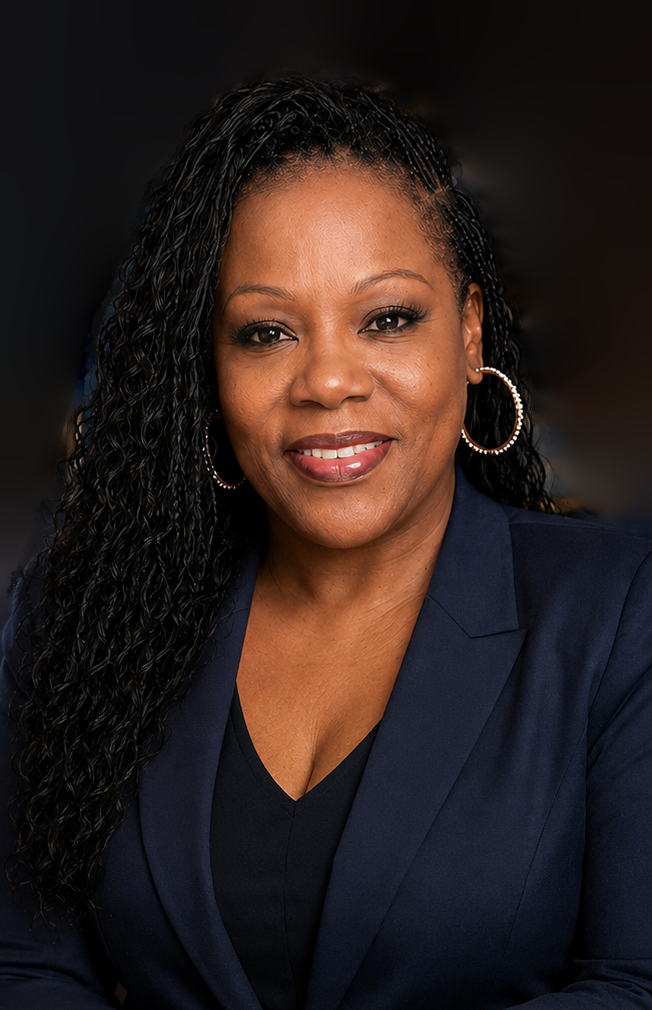
#> input picture TEMPLATES/denise-wilson-headshot-cutout-hires.png, 652 x 1010 px
$ python -i signature_authority.py   (imports and definitions only)
#> lines starting #> are read from the running program, lines starting #| are printed output that depends on the picture
"""Signature Authority renderer, v2 (Oct 31 2026): matches Denise's example slides in TEMPLATES/signature-authority-examples/
(10 x 4:5 examples + template guide + 1:1 headshot slide). Spec: TEMPLATES/SIGNATURE_AUTHORITY.md.

Look: warm, sunlit lifestyle photo stays vivid; a LEFT navy gradient behind the text fades to the clear photo on the right,
plus a navy fade at the bottom for the footer (no even dark overlay). Anton headline: line 1 white, line 2 coral.
Big Montserrat body, 4 short bullets with big filled check bubbles, sage BUYER TIP / coral SELLER TIP pill top-left,
footer "BUYER & SELLER TIPS" + "N / 10 →".

Usage (from a carousel's build/build_slides.py):
    import sys; sys.path.insert(0, "/workspace/repos/lir-carousels/TEMPLATES"); import signature_authority as sa
    SL = [sa.cover(...), sa.stats(...), sa.edu(...)*7, sa.cta(...)]
    for fmt in ("4x5", "1x1", "9x16"): sa.build(SL, carousel_dir, build_dir, pdf_name, series="buyer", fmt=fmt)
Outputs (design approved by Denise Oct 31 2026):
  4x5  1080x1350 Instagram:      slide-NN.png, <pdf_name>, slides.zip
  1x1  1080x1080 Facebook Page:  slides-1x1/slide-NN.png, <pdf>-1x1.pdf, slides-1x1.zip
  9x16 1080x1920 TikTok native:  slides-9x16/slide-NN.png, <pdf>-9x16.pdf, slides-9x16.zip
     TikTok safe zones kept clear of text: top 150px, bottom 350px, right 140px (footer sits at bottom:360px, right:160px).
Per-slide, per-format tweaks: xy_1x1 / xy_9x16 (photo focal point), css_1x1 / css_9x16 (extra CSS).
"""
import os, html, subprocess, zipfile
from PIL import Image, ImageEnhance, ImageFilter, ImageOps
Image.MAX_IMAGE_PIXELS = None

NAVY, NAVY_RGB, SAGE, CORAL, WHITE = "#0E3042", "14,48,66", "#A9C9B8", "#E38B6C", "#F5F3EE"
W, H = 1080, 1350   # 4:5 base; other sizes in FMTS
FMTS = {"4x5": (1080, 1350), "1x1": (1080, 1080), "9x16": (1080, 1920)}
L = 58            # left margin (examples sit ~40-60px in)
GF = "/usr/share/fonts/truetype/sand-box/google"
TPL = os.path.dirname(os.path.abspath(__file__))
HEADSHOT = os.path.join(TPL, "denise-wilson-headshot-cutout-hires.png")   # real headshot, background removed (Denise's hi-res portrait sent Oct 31; crop: denise-wilson-headshot-hires-crop.png)
FONTS = (f"@font-face{{font-family:Anton;src:url('file://{GF}/Anton/Anton-Regular.ttf')}}"
         f"@font-face{{font-family:Mont;src:url('file://{GF}/Montserrat/Montserrat-VariableFont_wght.ttf');font-weight:100 900}}"
         f"@font-face{{font-family:Script;src:url('file://{GF}/Great Vibes/GreatVibes-Regular.ttf')}}")

def check(color):
    return (f"<svg viewBox='0 0 40 40' class='ck'><circle cx='20' cy='20' r='20' fill='{color}'/>"
            "<path d='M11 20.5l6 6 12-13' fill='none' stroke='#fff' stroke-width='4.2' stroke-linecap='round' stroke-linejoin='round'/></svg>")
EHO = ("<svg viewBox='0 0 48 46' class='eho'><path d='M24 2L1 20h6v24h34V20h6z' fill='none' stroke='#fff' stroke-width='3.4' stroke-linejoin='round'/>"
       "<rect x='14' y='22' width='20' height='4.4' fill='#fff'/><rect x='14' y='31' width='20' height='4.4' fill='#fff'/></svg>")

def warm(im, bright=1.06, sat=1.12, gold=1.0):
    """Warm, sunlit, vivid grade (never dark): lift, golden balance, +saturation, light sharpen."""
    im = Image.blend(im, ImageOps.autocontrast(im, cutoff=0.4), 0.3)
    R, G, B = im.split()
    R = R.point(lambda v: min(255, int(v*(1+.05*gold)+4*gold))); G = G.point(lambda v: min(255, int(v*(1+.015*gold)+1)))
    B = B.point(lambda v: int(v*(1-.075*gold)))
    im = Image.merge("RGB", (R, G, B))
    im = im.point(lambda v: int(255*(v/255)**(1/bright)))
    im = ImageEnhance.Color(im).enhance(sat); im = ImageEnhance.Contrast(im).enhance(1.04)
    return im.filter(ImageFilter.UnsharpMask(1.0, 60, 2))

# [6 lines left out: function crop, not called in this run]

def hl(s):   # "line one|line two" -> white line + coral line
    a, _, b = s.partition("|")
    return html.escape(a) + (f"<br><span class='co'>{html.escape(b)}</span>" if b else "")

def css(W, H): return f"""*{{margin:0;padding:0;box-sizing:border-box}}html,body{{width:{W}px;height:{H}px;overflow:hidden;background:{NAVY}}}
.s{{position:relative;width:{W}px;height:{H}px;overflow:hidden;font-family:Mont;color:#fff}}
.ph{{position:absolute;inset:0;background-size:cover;background-position:center}}
.gl{{position:absolute;inset:0;background:linear-gradient(90deg,rgba({NAVY_RGB},.93) 0,rgba({NAVY_RGB},.84) 30%,rgba({NAVY_RGB},.52) 50%,rgba({NAVY_RGB},.12) 66%,rgba({NAVY_RGB},0) 76%)}}
.gt{{position:absolute;left:0;right:0;top:0;height:170px;background:linear-gradient(180deg,rgba({NAVY_RGB},.38),rgba({NAVY_RGB},0))}}
.gb{{position:absolute;left:0;right:0;bottom:0;height:300px;background:linear-gradient(180deg,rgba({NAVY_RGB},0) 0,rgba({NAVY_RGB},.62) 55%,rgba({NAVY_RGB},.9) 100%)}}
.tag{{position:absolute;left:{L}px;top:46px;color:{NAVY};font-weight:700;font-size:38px;letter-spacing:.02em;padding:10px 22px 9px;border-radius:9px;z-index:3}}
.c{{position:absolute;left:{L}px;top:150px;width:690px;z-index:3}}
h1{{font-family:Anton;font-weight:400;font-size:92px;line-height:1.02;letter-spacing:.004em;text-transform:uppercase;text-shadow:0 3px 18px rgba(0,0,0,.35)}}
.co{{color:{CORAL}}}
p.b{{font-size:33px;line-height:1.3;font-weight:500;margin-top:24px;max-width:600px;text-shadow:0 2px 12px rgba(0,0,0,.4)}}
ul{{list-style:none;margin-top:34px}}
li{{display:flex;align-items:center;font-weight:600;font-size:32px;white-space:nowrap;line-height:1.2;margin-bottom:22px;text-shadow:0 2px 12px rgba(0,0,0,.45)}}
.ck{{flex:0 0 auto;width:52px;height:52px;margin-right:20px;filter:drop-shadow(0 2px 6px rgba(0,0,0,.25))}}
.ft{{position:absolute;left:{L}px;right:{L}px;bottom:46px;display:flex;justify-content:space-between;align-items:flex-end;z-index:3;
 font-weight:600;font-size:23px;letter-spacing:.12em;text-shadow:0 1px 8px rgba(0,0,0,.5)}}
.ft .ln{{display:block;width:46px;height:3px;background:{CORAL};margin-bottom:14px}}
.ft .pg{{letter-spacing:.06em;font-size:25px}}
"""
CSS = css(W, H)

def foot(n, total, left="BUYER &amp; SELLER TIPS"):
    return f"<div class='ft'><div><span class='ln'></span>{left}</div><div class='pg'>{n} / {total} →</div></div>"

def cover(photo, lead, script, sub_html, **k): return dict(kind="cover", photo=photo, lead=lead, script=script, sub=sub_html, **k)
def edu(photo, head, body, items, **k):         return dict(kind="edu", photo=photo, head=head, body=body, items=items, **k)
def stats(head, rows, takeaway, source, **k):  return dict(kind="stats", head=head, rows=rows, takeaway=takeaway, source=source, **k)
def cta(photo, contact, **k):                   return dict(kind="cta", photo=photo, contact=contact, **k)

# [54 lines left out: function inner, not called in this run]

def page(inner_html, extra, w=W, h=H):
    return (f"<!doctype html><html><head><meta charset='utf-8'><style>{FONTS}{css(w, h)}{extra}</style></head>"
            f"<body><div class='s'>{inner_html}</div></body></html>")

# [5 lines left out: function render, not called in this run]

N_ = "14,48,66"
# Size adaptations, appended after each slide kind's own CSS (4x5 uses none, so the approved 4:5 renders exactly as before).
OVR = {
 "1x1": {
  "all":   ".ft{bottom:40px}.gb{height:250px}",
  "edu":   ".tag{top:40px}.c{top:136px}",
  "cover": ".box{top:44px}.cv{top:196px}",
  "stats": ".tag{top:40px}.st{top:142px}h1{font-size:76px}.rows{margin-top:28px}.row{padding:16px 28px;margin-bottom:13px}"
           ".row .v{font-size:58px}.row .z{font-size:21px}.row .y{font-size:25px}p.b{font-size:30px;margin-top:22px;max-width:640px}.src{font-size:19px;margin-top:12px}",
  "cta":   ".ct{top:56px}.lt{font-size:92px}.lt2{font-size:38px;margin-top:10px}.card{top:318px}.nm{font-size:84px}"
           ".hs{right:-50px;height:860px}.eq{margin-top:24px}",
 },
 "9x16": {
  "all":   f".ft{{bottom:360px;right:160px}}.gb{{height:640px;background:linear-gradient(180deg,rgba({N_},0) 0,rgba({N_},.55) 38%,rgba({N_},.84) 62%,rgba({N_},.88) 100%)}}"
           f".gt{{height:330px}}.tag{{top:176px}}",
  "edu":   f".gl{{background:linear-gradient(90deg,rgba({N_},.93) 0,rgba({N_},.86) 40%,rgba({N_},.66) 62%,rgba({N_},.3) 80%,rgba({N_},0) 93%)}}"
           ".tag{font-size:42px}.c{top:370px;width:870px}h1{font-size:118px}p.b{font-size:46px;max-width:820px;margin-top:34px}"
           "ul{margin-top:52px}li{font-size:46px;margin-bottom:34px}.ck{width:72px;height:72px;margin-right:26px}",
  "cover": f".gl{{background:linear-gradient(90deg,rgba({N_},.82) 0,rgba({N_},.62) 40%,rgba({N_},.2) 66%,rgba({N_},0) 80%)}}"
           ".box{top:176px}.b1{font-size:54px}.b2{font-size:22px}.cv{top:430px;width:880px}.lead{font-size:112px}.scr{font-size:200px}"
           ".sub{font-size:46px;margin-top:34px}.sub b{font-size:78px}.dw{font-size:40px}.dw2{font-size:19px}",
  "stats": ".st{top:300px;width:862px}h1{font-size:124px}.rows{margin-top:44px}.row{padding:22px 28px;margin-bottom:18px}"
           ".row .z{flex:0 0 270px;font-size:27px}.row .v{font-size:92px}.row .y{font-size:30px}p.b{font-size:42px;margin-top:34px;max-width:862px}.src{font-size:25px;margin-top:20px}",
  "cta":   f".gl{{background:linear-gradient(90deg,rgba({N_},.92) 0,rgba({N_},.8) 38%,rgba({N_},.25) 58%,rgba({N_},0) 70%)}}"
           ".ct{top:200px;width:860px}.lt{font-size:116px}.lt2{font-size:48px;margin-top:16px}.card{top:600px}.nm{font-size:100px}"
           ".ti{font-size:38px}.fm{font-size:30px}.ph2{font-size:36px}.eq{font-size:24px}.eho{width:70px;height:68px}"
           ".hs{right:-60px;height:1100px}",
 },
}

# [23 lines left out: function build, not called in this run]

>>> import cv2
>>> picture = cv2.imread('denise-wilson-headshot-cutout-hires.png', cv2.IMREAD_GRAYSCALE)
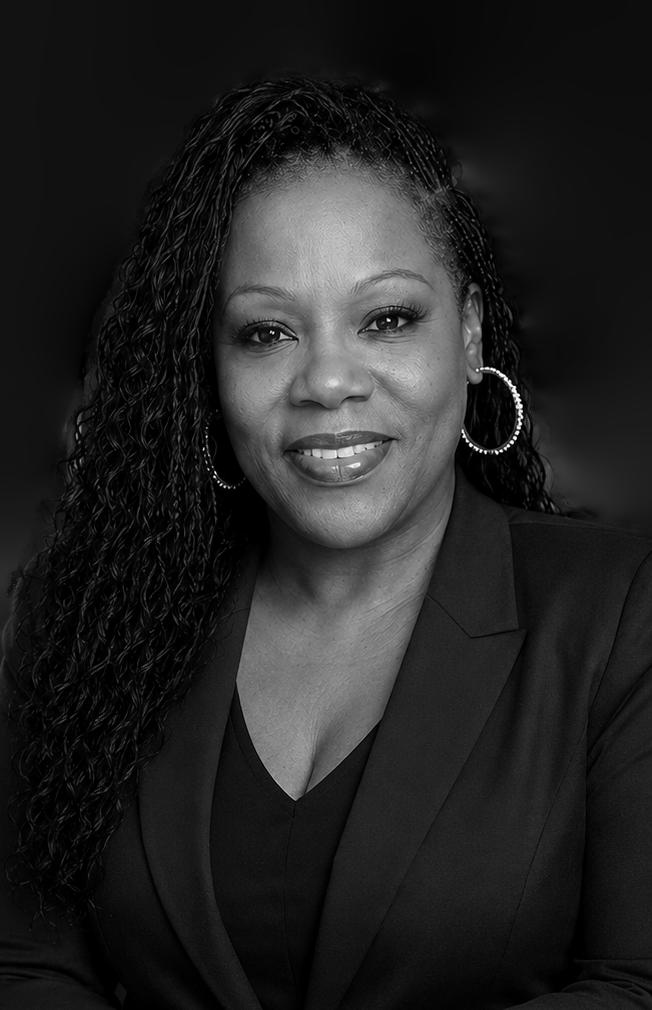
#> picture: shape (1010, 652); min 0, max 254, mean 35.3
>>> result = warm(picture)
#> (the run stopped early here; a loop or call above may not have finished)

$ run again, on TEMPLATES/denise-wilson-headshot-hires-crop.png
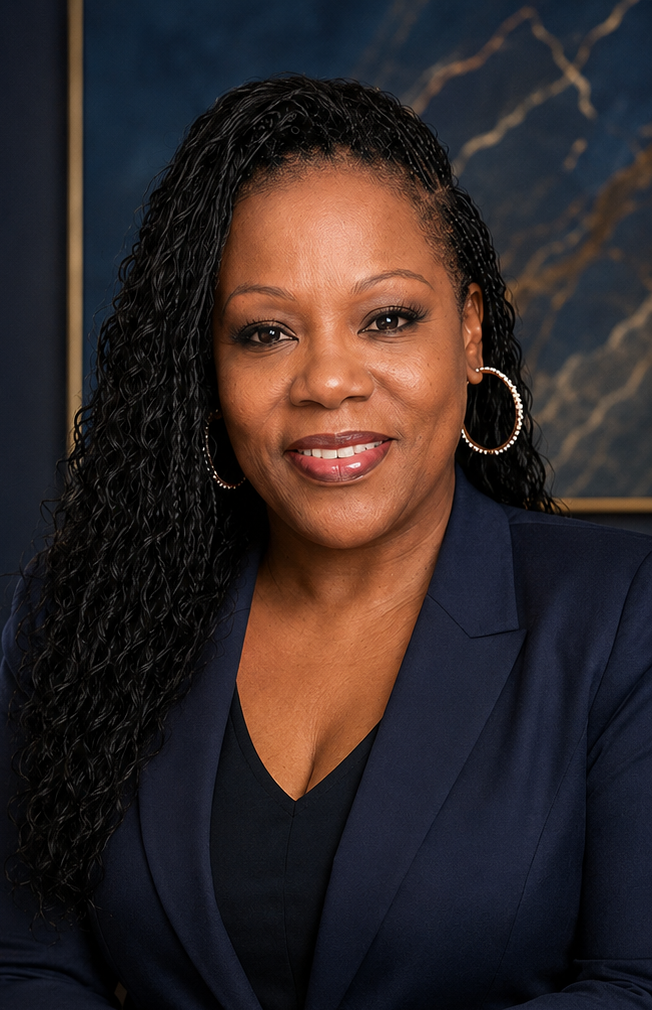
#> input picture TEMPLATES/denise-wilson-headshot-hires-crop.png, 652 x 1010 px
#> `picture = cv2.imread('denise-wilson-headshot-cutout-hires.png', cv2.IM..`:
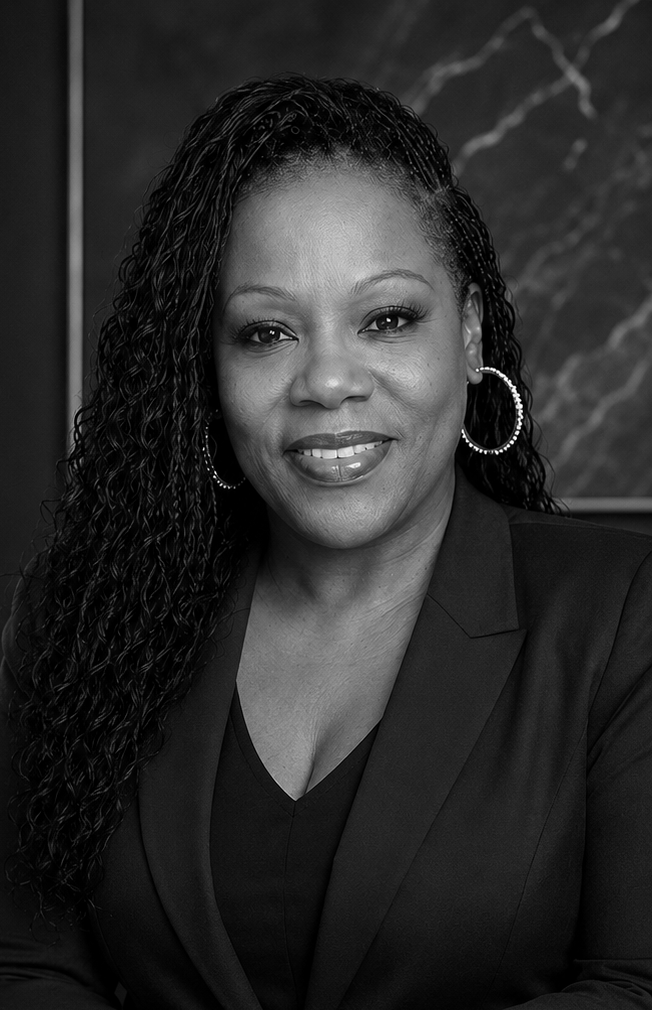
#> picture: shape (1010, 652); min 0, max 255, mean 42.8

$ run again, on TEMPLATES/denise-wilson-headshot-crop.png
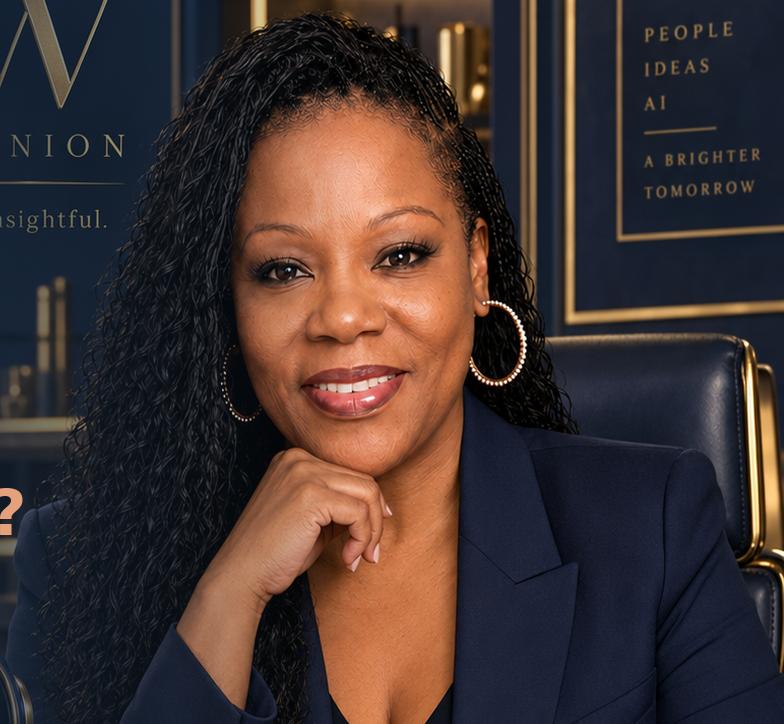
#> input picture TEMPLATES/denise-wilson-headshot-crop.png, 784 x 724 px
#> `picture = cv2.imread('denise-wilson-headshot-cutout-hires.png', cv2.IM..`:
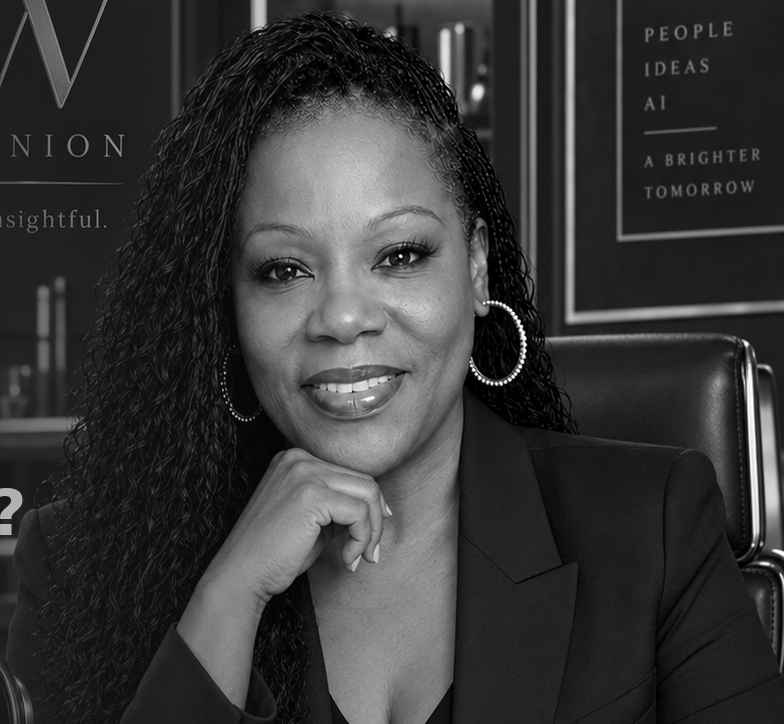
#> picture: shape (724, 784); min 0, max 255, mean 55.2

$ run again, on TEMPLATES/denise-wilson-headshot-cutout.png
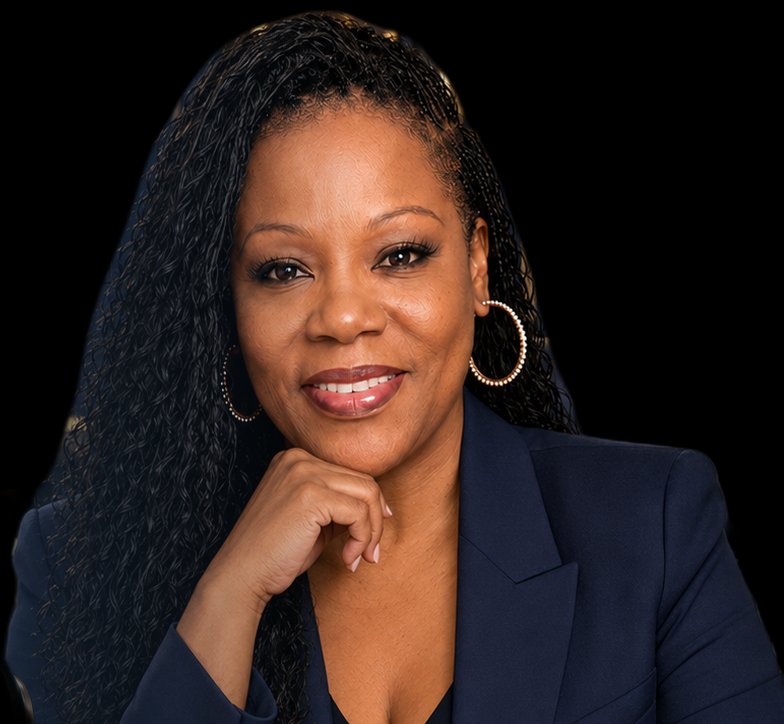
#> input picture TEMPLATES/denise-wilson-headshot-cutout.png, 784 x 724 px
#> `picture = cv2.imread('denise-wilson-headshot-cutout-hires.png', cv2.IM..`:
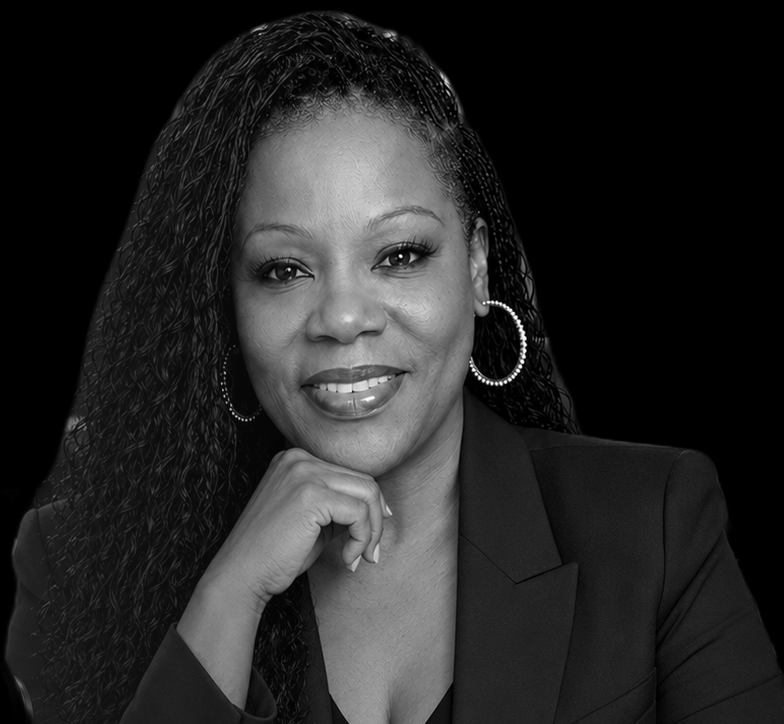
#> picture: shape (724, 784); min 0, max 255, mean 38.1
